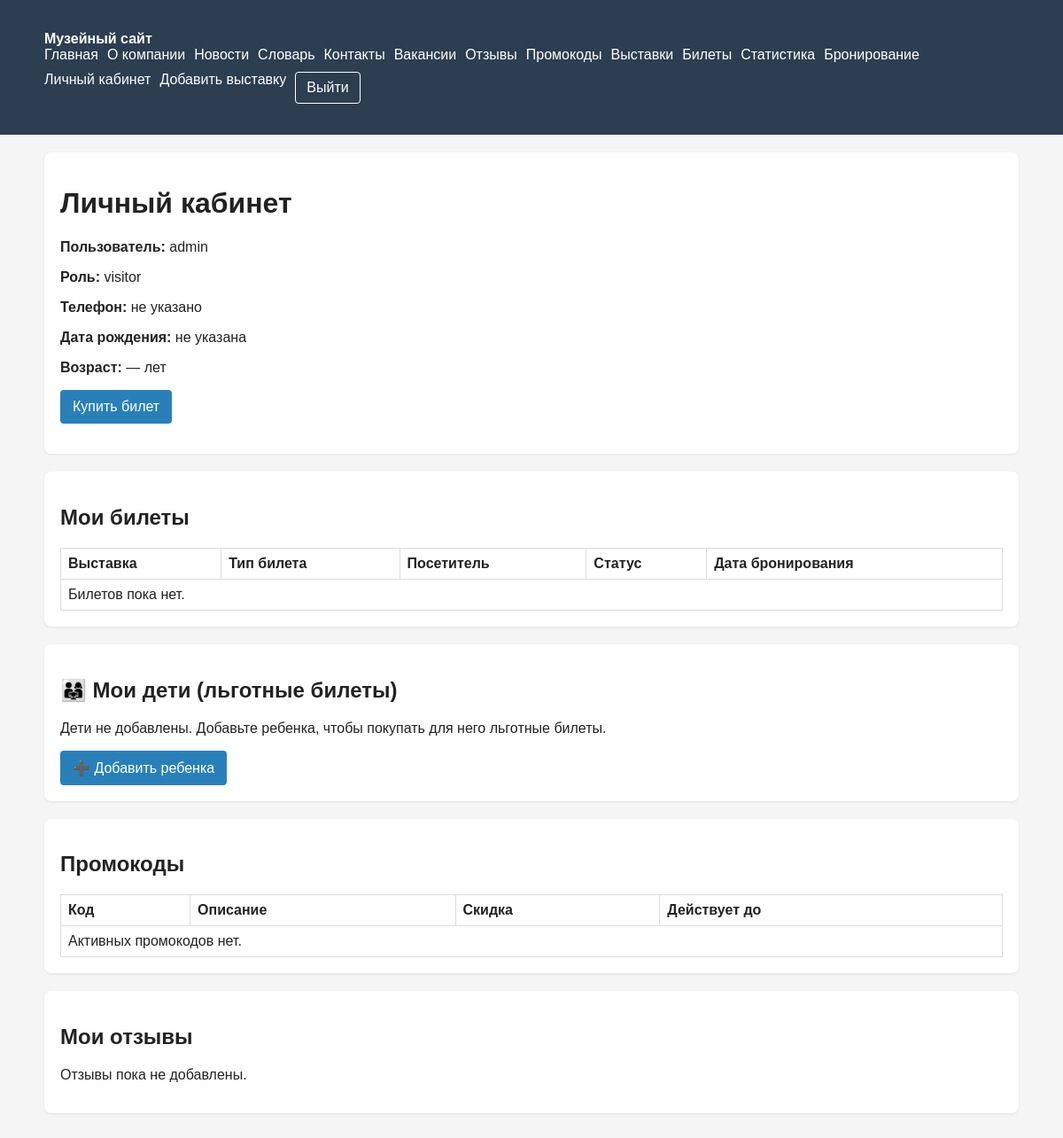
Before: /cabinet/ (signed in) with the older database file.
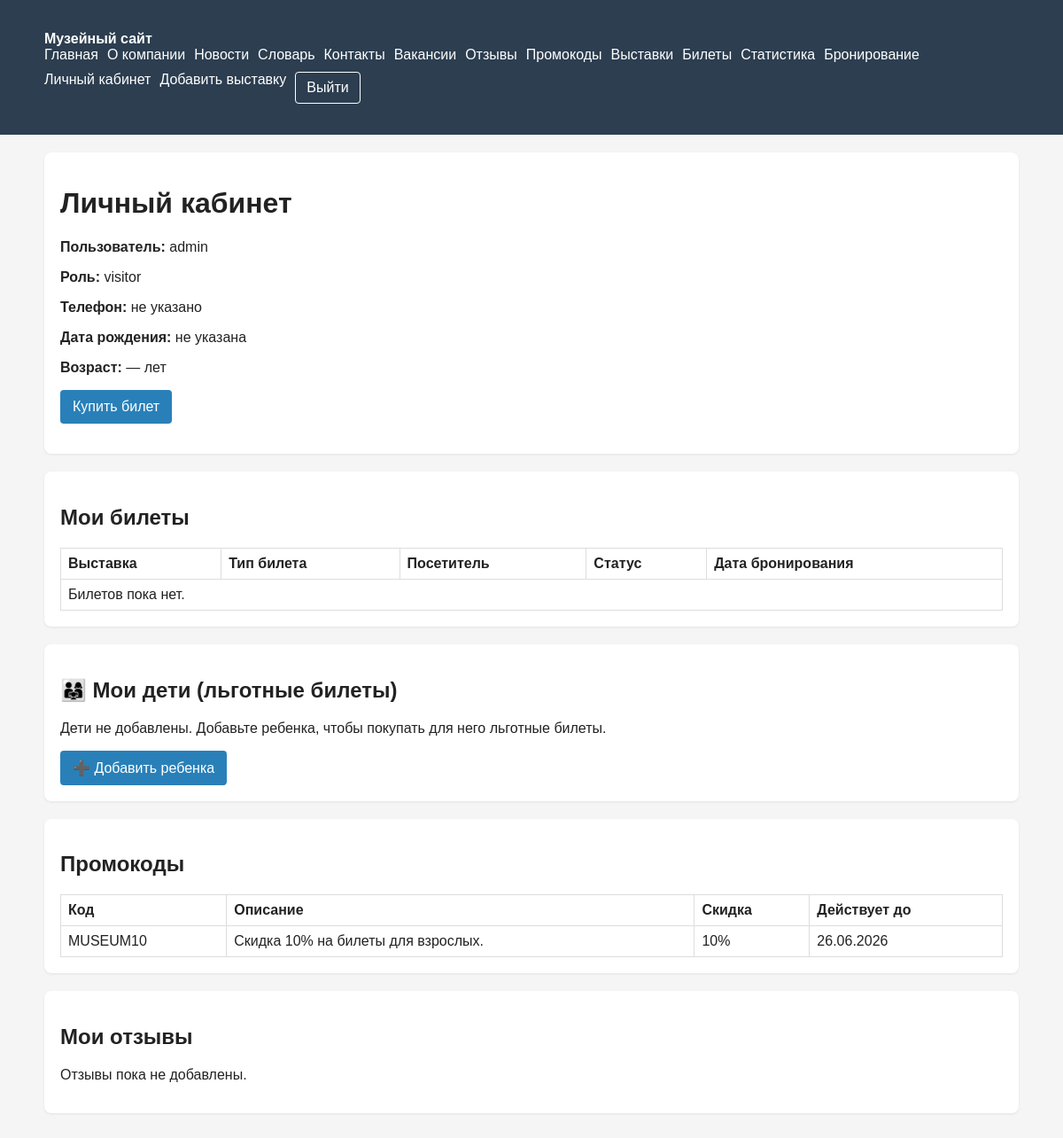
After: the same page with the newer database file.
### museum/models.py (models this page shows, shortened)
class PromoCode(models.Model):
    code = models.CharField(max_length=50, unique=True)
    description = models.TextField(blank=True)
    discount = models.PositiveIntegerField(default=0)
    is_active = models.BooleanField(default=True)
    valid_from = models.DateField(null=True, blank=True)
    valid_to = models.DateField(null=True, blank=True)
    created_at = models.DateTimeField(auto_now_add=True)

### museum/views.py (the view, shortened to what this page needs)
# urls.py: path("cabinet/", cabinet_view, name="cabinet"),
@login_required
def cabinet_view(request):
    profile, _ = Profile.objects.get_or_create(user=request.user, defaults={"role": "visitor"})
    visitor, _ = Visitor.objects.get_or_create(user=request.user)
    tickets = Ticket.objects.filter(visitor=visitor).select_related("exhibition")
    reviews = Review.objects.filter(visitor=visitor).order_by("-created_at")
    active_promocodes = PromoCode.objects.filter(is_active=True).order_by("-created_at")
    guide = None
    assigned_exhibits = Exhibit.objects.none()
    guided_tours = Tour.objects.none()
    return render(
        request,
        "museum/cabinet.html",
        {
            "tickets": tickets,
            "reviews": reviews,
            "profile": profile,
            "active_promocodes": active_promocodes,
            "guide": guide,
            "assigned_exhibits": assigned_exhibits,
            "guided_tours": guided_tours,
        },
    )

### museum/models.py (called while the page is built)
    @property
    def age(self):
        if self.birth_date:
            today = date.today()
            return today.year - self.birth_date.year - ((today.month, today.day) < (self.birth_date.month, self.birth_date.day))
        return None

### templates/museum/cabinet.html (shortened to what this page needs)
{% extends 'base.html' %}
{% block content %}
<div class="panel">
    <h1>Личный кабинет</h1>
    <p><strong>Пользователь:</strong> {{ user.username }}</p>
    <p><strong>Роль:</strong> {{ profile.role|default:'visitor' }}</p>
    <p><strong>Телефон:</strong> {{ user.visitor.phone|default:'не указано' }}</p>
    <p><strong>Дата рождения:</strong> {{ user.visitor.birth_date|default:'не указана' }}</p>
    <p><strong>Возраст:</strong> {{ user.visitor.age|default:'—' }} лет</p>
    {% if profile.role == 'visitor' %}
        <p><a class="btn" href="{% url 'museum:booking' %}">Купить билет</a></p>
    {% endif %}
</div>
<div class="panel">
    <h2>Мои билеты</h2>
    <table class="table">
        <thead>
            <tr>
                <th>Выставка</th>
                <th>Тип билета</th>
                <th>Посетитель</th>
                <th>Статус</th>
                <th>Дата бронирования</th>
            </tr>
        </thead>
        <tbody>
            {% for ticket in tickets %}
            <tr>
                <td>{{ ticket.exhibition.title }}</td>
                <td>
                    {% if ticket.visitor_type == 'child' %}
                        🧒 Детский (льготный)
                    {% else %}
                        👤 Взрослый
                    {% endif %}
                </td>
                <td>
                    {% if ticket.child_visitor %}
                        {{ ticket.child_visitor.first_name }} {{ ticket.child_visitor.last_name }} (ребенок)
                    {% else %}
                        {{ user.username }}
                    {% endif %}
                </td>
                <td>{{ ticket.get_status_display }}</td>
                <td>{{ ticket.created_at|date:'d/m/Y H:i' }}</td>
            </tr>
            {% empty %}
                <tr><td colspan="5">Билетов пока нет.</td></tr>
            {% endfor %}
        </tbody>
    </table>
</div>
<div class="panel">
    <h2>👨‍👩‍👧 Мои дети (льготные билеты)</h2>
    {% if user.visitor.children.all %}
        <table class="table">
            <thead>
                <tr>
                    <th>Имя</th>
                    <th>Дата рождения</th>
                    <th>Возраст</th>
                </tr>
            </thead>
            <tbody>
                {% for child in user.visitor.children.all %}
                <tr>
                    <td>{{ child.first_name }} {{ child.last_name }}</td>
                    <td>{{ child.birth_date|date:'d.m.Y' }}</td>
                    <td>{{ child.age }} лет</td>
                </tr>
                {% endfor %}
            </tbody>
        </table>
    {% else %}
        <p>Дети не добавлены. Добавьте ребенка, чтобы покупать для него льготные билеты.</p>
    {% endif %}
    <a href="{% url 'museum:add-child' %}" class="btn">➕ Добавить ребенка</a>
</div>
<div class="panel">
    <h2>Промокоды</h2>
    <table>
        <tr><th>Код</th><th>Описание</th><th>Скидка</th><th>Действует до</th></tr>
        {% for promocode in active_promocodes %}
            <tr>
                <td>{{ promocode.code }}</td>
                <td>{{ promocode.description|default:'—' }}</td>
                <td>{{ promocode.discount }}%</td>
                <td>{% if promocode.valid_to %}{{ promocode.valid_to|date:'d.m.Y' }}{% else %}Без срока{% endif %}</td>
            </tr>
        {% empty %}
            <tr><td colspan="4">Активных промокодов нет.</td></tr>
        {% endfor %}
    </table>
</div>
<div class="panel">
    <h2>Мои отзывы</h2>
    {% for review in reviews %}
        <p><strong>{{ review.rating }}/5</strong> — {{ review.text }} <span class="muted">({{ review.created_at|date:'d/m/Y H:i' }})</span></p>
    {% empty %}
        <p>Отзывы пока не добавлены.</p>
    {% endfor %}
</div>
{% endblock %}

Changed rows visible on the page:
added PromoCode: code "MUSEUM10", description "Скидка 10% на билеты для взрослых.", discount "10", valid_to "26.06.2026"
Other visible differences:
text no longer shown: "Активных промокодов нет."
